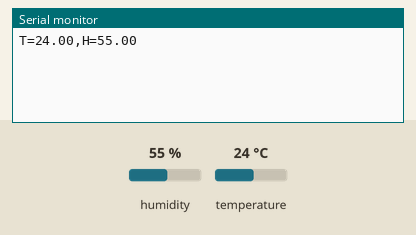
This sketch was run on a simulated Arduino Uno, built with avr-gcc and run on an emulated ATmega328P. Parts: the last lines printed to the serial monitor. The test bench sets the inputs (shaded band); at power-on: humidity 55 %, temperature 24 °C.

Above: at 2.2 s.
2.3 s: humidity set to 22 %
At 4.0 s:
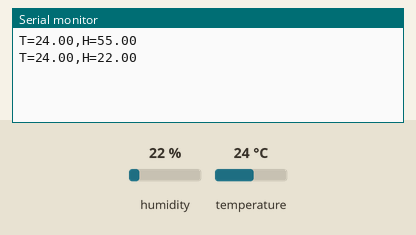
5.0 s: temperature set to 12 °C
At 5.9 s:
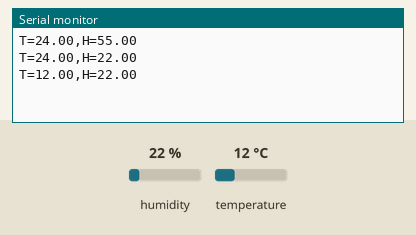
7.7 s: humidity set to 40 %
At 9.6 s:
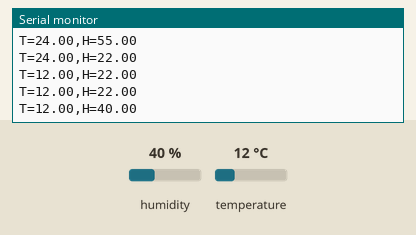
Timing chart, 0 to 11.1 s (numbered marks = the images above; inputs shaded):
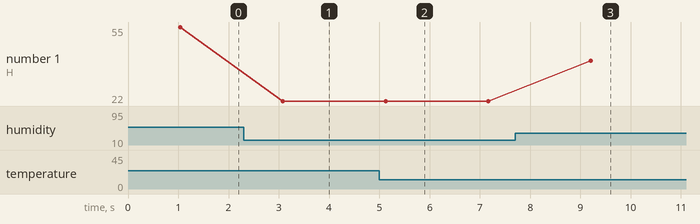

The sketch:

nano_uart_test.ino
```cpp
#include <Wire.h>
#include <SparkFunHTU21D.h>

HTU21D mySensor;

void setup() {
  Serial.begin(9600);
  Wire.begin();
  mySensor.begin();
  delay(1000);
}

void loop() {
  float humidity = mySensor.readHumidity();
  float temperature = mySensor.readTemperature();

  if (isnan(temperature) || isnan(humidity)) {
    Serial.println("HTU21D read fail, skip");
    delay(2000);
    return;
  }

  Serial.print("T=");
  Serial.print(temperature, 2);
  Serial.print(",H=");
  Serial.print(humidity, 2);
  Serial.println();

  delay(2000);
}
```

Measured:
- after the input at 2.3 s, the serial monitor: prints a new line after 0.78 s (image 1)
- after the input at 5.0 s, the serial monitor: prints a new line after 0.12 s (image 2)
- after the input at 7.7 s, the serial monitor: prints a new line after 1.5 s (image 3)
- plotted number 1: 55 → 22 after the input at 2.3 s, 22 → 40 after the input at 7.7 s
